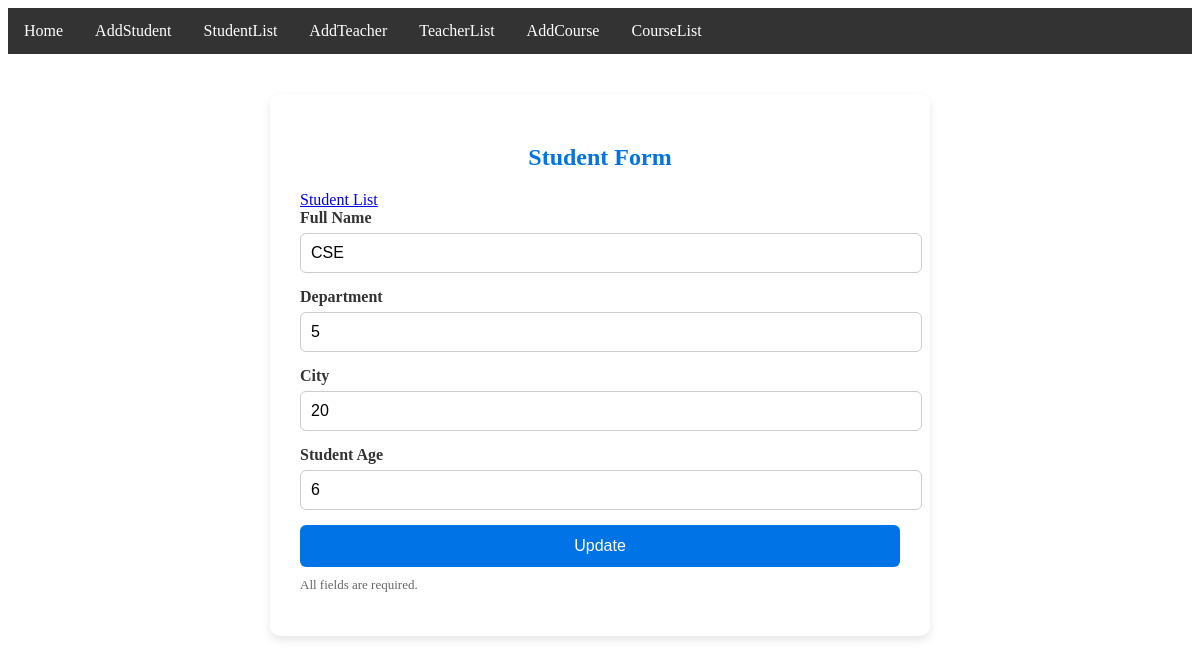
Screenshot of /editCourse/1 with the database file from the repository.
### reviewApp/models.py (models this page shows)
class CourseModel(models.Model):
    Course_Name=models.CharField(max_length=100)
    Course_Number=models.IntegerField()
    Course_Credit=models.IntegerField()
    Course_Duration=models.IntegerField()

### reviewProject/views.py (the view, shortened to what this page needs)
# urls.py: path('editCourse/<str:myid>', editCourse,name='editCourse'),
def editCourse(request,myid):
    course=CourseModel.objects.get(id=myid)
    contex={
        'data':course
    }
    return render(request,"editCourse.html",contex)

### Template/editCourse.html (shortened to what this page needs)
{% extends 'master.html' %}
{% block body %}
<!DOCTYPE html>
<html lang="en">
<head>
</head>
<body>
  <div class="container">
    <h2>Student Form</h2>
    <a href="{% url 'StudentList' %}">Student List</a>
    <form action=" "method="POST">
      <div class="form-group">
        <label for="studentName">Full Name</label>
        <input type="text" id="studentName" value="{{data.Course_Name}}"  name="studentName" required />
      </div>
      <div class="form-group">
        <label for="departmentName">Department</label>
        <input type="text" id="departmentName" value="{{data.Course_Number}}" name="departmentName" required />
      </div>
      <div class="form-group">
        <label for="city">City</label>
        <input type="text" id="city" value="{{data.Course_Credit}}" name="city" required />
      </div>
      <div class="form-group">
       <label for="studentAge">Student Age</label>
        <input type="number" id="studentAge" value="{{data.Course_Duration}}" name="studentAge" min="1" max="100" required />
      </div>
    <div>
      <button type="submit">Update</button>
      <p class="form-note">All fields are required.</p>
    </form>
  </div>
</body>
</html>
</body>
</html>
{% endblock body %}

### Template/editCourse.html (style rules this page uses)
.container { max-width: 600px; margin: 40px auto; background-color: white; padding: 30px; border-radius: 10px; box-shadow: 0 4px 10px rgba(0, 0, 0, 0.1); }
h2 { text-align: center; color: #0073e6; margin-bottom: 20px; }
.form-group { margin-bottom: 15px; }
label { display: block; margin-bottom: 6px; font-weight: bold; color: #333; }
input, select, textarea { width: 100%; padding: 10px; border: 1px solid #ccc; border-radius: 6px; font-size: 16px; }
button { background-color: #0073e6; color: white; padding: 12px 20px; border: none; border-radius: 6px; font-size: 16px; cursor: pointer; width: 100%; }
.form-note { font-size: 13px; color: #666; margin-top: 10px; }

### rows the page displays
CourseModel: studentName "CSE", departmentName "5", city "20", studentAge "6"
